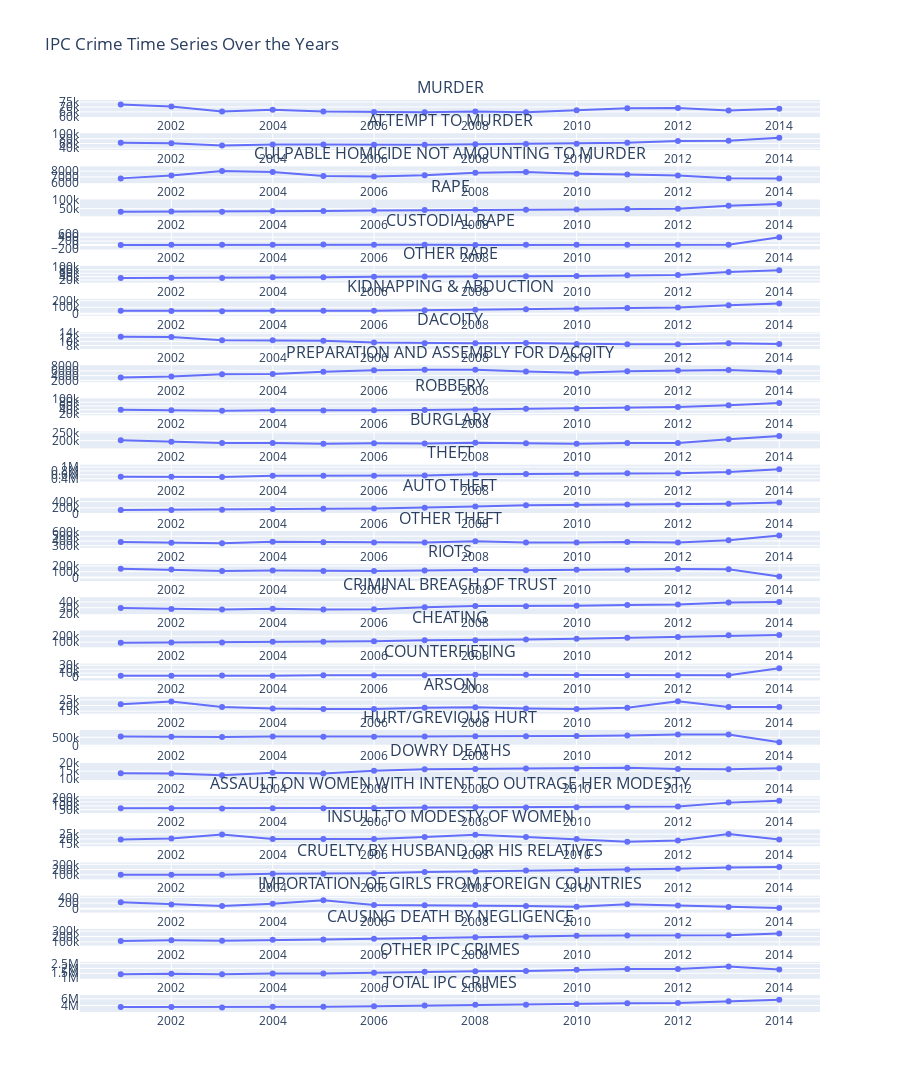

Source (notebook cell):
### Markdown cell above
## Time series analysis of all crimes

### Code cell
crime_features_ipc = dis_w_cr_co_IPC.columns.drop(['STATE/UT', 'DISTRICT', 'YEAR',])

# Create subplots with shared x-axis
fig = make_subplots(rows=len(crime_features_ipc), cols=1, subplot_titles=crime_features_ipc, shared_xaxes=False)

# Populate subplots with line charts for each feature
for i, feature in enumerate(crime_features_ipc):
    crime_by_year = dis_w_cr_co_IPC.groupby("YEAR")[feature].sum().reset_index()
    trace = px.line(crime_by_year, x='YEAR', y=feature, markers=True, line_shape='linear', title=f'{feature} Over the Years')
    fig.add_trace(trace['data'][0], row=i+1, col=1)

# Update layout
fig.update_layout(height=len(crime_features_ipc) * 300, title_text="IPC Crime Time Series Over the Years")

# Show the plot
fig.show()

### Figure 1 — Plotly figure (JSON) as saved in the notebook; plotly's stock layout.template omitted (floating-point values rounded to 4 significant figures)
{"data": [{"hovertemplate": "YEAR=%{x}<br>MURDER=%{y}<extra></extra>", "legendgroup": "", "line": {"color": "#636efa", "dash": "solid", "shape": "linear"}, "marker": {"symbol": "circle"}, "mode": "lines+markers", "name": "", "orientation": "v", "showlegend": false, "type": "scatter", "x": [2001, 2002, 2003, 2004, 2005, 2006, 2007, 2008, 2009, 2010, 2011, 2012, 2013, 2014], "xaxis": "x", "y": [72404, 70580, 65432, 67216, 65438, 64962, 64636, 65532, 64738, 66670, 68610, 68868, 66402, 68268], "yaxis": "y"}, {"hovertemplate": "YEAR=%{x}<br>ATTEMPT TO MURDER=%{y}<extra></extra>", "legendgroup": "", "line": {"color": "#636efa", "dash": "solid", "shape": "linear"}, "marker": {"symbol": "circle"}, "mode": "lines+markers", "name": "", "orientation": "v", "showlegend": false, "type": "scatter", "x": [2001, 2002, 2003, 2004, 2005, 2006, 2007, 2008, 2009, 2010, 2011, 2012, 2013, 2014], "xaxis": "x2", "y": [63046, 60760, 51884, 55780, 56062, 54460, 54802, 57196, 58076, 58842, 62770, 70276, 70834, 83796], "yaxis": "y2"}, {"hovertemplate": "YEAR=%{x}<br>CULPABLE HOMICIDE NOT AMOUNTING TO MURDER=%{y}<extra></extra>", "legendgroup": "", "line": {"color": "#636efa", "dash": "solid", "shape": "linear"}, "marker": {"symbol": "circle"}, "mode": "lines+markers", "name": "", "orientation": "v", "showlegend": false, "type": "scatter", "x": [2001, 2002, 2003, 2004, 2005, 2006, 2007, 2008, 2009, 2010, 2011, 2012, 2013, 2014], "xaxis": "x3", "y": [6734, 7248, 8058, 7870, 7156, 7070, 7288, 7726, 7860, 7564, 7414, 7240, 6760, 6698], "yaxis": "y3"}, {"hovertemplate": "YEAR=%{x}<br>RAPE=%{y}<extra></extra>", "legendgroup": "", "line": {"color": "#636efa", "dash": "solid", "shape": "linear"}, "marker": {"symbol": "circle"}, "mode": "lines+markers", "name": "", "orientation": "v", "showlegend": false, "type": "scatter", "x": [2001, 2002, 2003, 2004, 2005, 2006, 2007, 2008, 2009, 2010, 2011, 2012, 2013, 2014], "xaxis": "x4", "y": [32150, 32746, 31694, 36466, 36718, 38696, 41474, 42934, 42794, 44344, 48412, 49846, 67414, 77356], "yaxis": "y4"}, {"hovertemplate": "YEAR=%{x}<br>CUSTODIAL RAPE=%{y}<extra></extra>", "legendgroup": "", "line": {"color": "#636efa", "dash": "solid", "shape": "linear"}, "marker": {"symbol": "circle"}, "mode": "lines+markers", "name": "", "orientation": "v", "showlegend": false, "type": "scatter", "x": [2001, 2002, 2003, 2004, 2005, 2006, 2007, 2008, 2009, 2010, 2011, 2012, 2013, 2014], "xaxis": "x5", "y": [0, 6, 2, 4, 14, 4, 2, 0, 4, 12, 2, 2, 2, 398], "yaxis": "y5"}, {"hovertemplate": "YEAR=%{x}<br>OTHER RAPE=%{y}<extra></extra>", "legendgroup": "", "line": {"color": "#636efa", "dash": "solid", "shape": "linear"}, "marker": {"symbol": "circle"}, "mode": "lines+markers", "name": "", "orientation": "v", "showlegend": false, "type": "scatter", "x": [2001, 2002, 2003, 2004, 2005, 2006, 2007, 2008, 2009, 2010, 2011, 2012, 2013, 2014], "xaxis": "x6", "y": [32150, 32740, 31692, 36462, 36704, 38692, 41472, 42934, 42790, 44332, 48410, 49844, 67412, 76958], "yaxis": "y6"}, {"hovertemplate": "YEAR=%{x}<br>KIDNAPPING & ABDUCTION=%{y}<extra></extra>", "legendgroup": "", "line": {"color": "#636efa", "dash": "solid", "shape": "linear"}, "marker": {"symbol": "circle"}, "mode": "lines+markers", "name": "", "orientation": "v", "showlegend": false, "type": "scatter", "x": [2001, 2002, 2003, 2004, 2005, 2006, 2007, 2008, 2009, 2010, 2011, 2012, 2013, 2014], "xaxis": "x7", "y": [44974, 43700, 39984, 46654, 45664, 47982, 55122, 60522, 67720, 76880, 89328, 95184, 130922, 156824], "yaxis": "y7"}, {"hovertemplate": "YEAR=%{x}<br>DACOITY=%{y}<extra></extra>", "legendgroup": "", "line": {"color": "#636efa", "dash": "solid", "shape": "linear"}, "marker": {"symbol": "circle"}, "mode": "lines+markers", "name": "", "orientation": "v", "showlegend": false, "type": "scatter", "x": [2001, 2002, 2003, 2004, 2005, 2006, 2007, 2008, 2009, 2010, 2011, 2012, 2013, 2014], "xaxis": "x8", "y": [12308, 12202, 10606, 10622, 10282, 9494, 9158, 9060, 9172, 8716, 8570, 8628, 9078, 8798], "yaxis": "y8"}, {"hovertemplate": "YEAR=%{x}<br>PREPARATION AND ASSEMBLY FOR DACOITY=%{y}<extra></extra>", "legendgroup": "", "line": {"color": "#636efa", "dash": "solid", "shape": "linear"}, "marker": {"symbol": "circle"}, "mode": "lines+markers", "name": "", "orientation": "v", "showlegend": false, "type": "scatter", "x": [2001, 2002, 2003, 2004, 2005, 2006, 2007, 2008, 2009, 2010, 2011, 2012, 2013, 2014], "xaxis": "x9", "y": [3228, 3682, 4604, 4680, 5668, 6258, 6410, 6434, 5700, 5230, 5790, 6198, 6318, 5670], "yaxis": "y9"}, {"hovertemplate": "YEAR=%{x}<br>ROBBERY=%{y}<extra></extra>", "legendgroup": "", "line": {"color": "#636efa", "dash": "solid", "shape": "linear"}, "marker": {"symbol": "circle"}, "mode": "lines+markers", "name": "", "orientation": "v", "showlegend": false, "type": "scatter", "x": [2001, 2002, 2003, 2004, 2005, 2006, 2007, 2008, 2009, 2010, 2011, 2012, 2013, 2014], "xaxis": "x10", "y": [39802, 37528, 35024, 36916, 35346, 36912, 38272, 41044, 44818, 46786, 49400, 54686, 63854, 76180], "yaxis": "y10"}, {"hovertemplate": "YEAR=%{x}<br>BURGLARY=%{y}<extra></extra>", "legendgroup": "", "line": {"color": "#636efa", "dash": "solid", "shape": "linear"}, "marker": {"symbol": "circle"}, "mode": "lines+markers", "name": "", "orientation": "v", "showlegend": false, "type": "scatter", "x": [2001, 2002, 2003, 2004, 2005, 2006, 2007, 2008, 2009, 2010, 2011, 2012, 2013, 2014], "xaxis": "x11", "y": [202364, 192922, 185654, 184980, 180216, 183332, 182436, 187484, 184140, 180358, 185008, 185784, 208802, 229334], "yaxis": "y11"}, {"hovertemplate": "YEAR=%{x}<br>THEFT=%{y}<extra></extra>", "legendgroup": "", "line": {"color": "#636efa", "dash": "solid", "shape": "linear"}, "marker": {"symbol": "circle"}, "mode": "lines+markers", "name": "", "orientation": "v", "showlegend": false, "type": "scatter", "x": [2001, 2002, 2003, 2004, 2005, 2006, 2007, 2008, 2009, 2010, 2011, 2012, 2013, 2014], "xaxis": "x12", "y": [505606, 494924, 490474, 546090, 546222, 548708, 570086, 633522, 648390, 660624, 681600, 674814, 745244, 884928], "yaxis": "y12"}, {"hovertemplate": "YEAR=%{x}<br>AUTO THEFT=%{y}<extra></extra>", "legendgroup": "", "line": {"color": "#636efa", "dash": "solid", "shape": "linear"}, "marker": {"symbol": "circle"}, "mode": "lines+markers", "name": "", "orientation": "v", "showlegend": false, "type": "scatter", "x": [2001, 2002, 2003, 2004, 2005, 2006, 2007, 2008, 2009, 2010, 2011, 2012, 2013, 2014], "xaxis": "x13", "y": [127426, 133336, 138614, 161364, 171418, 181902, 200510, 240064, 280054, 294950, 302400, 308702, 331380, 372070], "yaxis": "y13"}, {"hovertemplate": "YEAR=%{x}<br>OTHER THEFT=%{y}<extra></extra>", "legendgroup": "", "line": {"color": "#636efa", "dash": "solid", "shape": "linear"}, "marker": {"symbol": "circle"}, "mode": "lines+markers", "name": "", "orientation": "v", "showlegend": false, "type": "scatter", "x": [2001, 2002, 2003, 2004, 2005, 2006, 2007, 2008, 2009, 2010, 2011, 2012, 2013, 2014], "xaxis": "x14", "y": [378180, 361588, 351860, 384726, 374804, 366806, 369576, 393458, 368336, 365674, 379200, 366112, 413864, 512858], "yaxis": "y14"}, {"hovertemplate": "YEAR=%{x}<br>RIOTS=%{y}<extra></extra>", "legendgroup": "", "line": {"color": "#636efa", "dash": "solid", "shape": "linear"}, "marker": {"symbol": "circle"}, "mode": "lines+markers", "name": "", "orientation": "v", "showlegend": false, "type": "scatter", "x": [2001, 2002, 2003, 2004, 2005, 2006, 2007, 2008, 2009, 2010, 2011, 2012, 2013, 2014], "xaxis": "x15", "y": [152444, 137890, 114668, 119942, 112470, 113282, 119830, 132036, 125884, 135142, 137000, 149266, 144252, 19756], "yaxis": "y15"}, {"hovertemplate": "YEAR=%{x}<br>CRIMINAL BREACH OF TRUST=%{y}<extra></extra>", "legendgroup": "", "line": {"color": "#636efa", "dash": "solid", "shape": "linear"}, "marker": {"symbol": "circle"}, "mode": "lines+markers", "name": "", "orientation": "v", "showlegend": false, "type": "scatter", "x": [2001, 2002, 2003, 2004, 2005, 2006, 2007, 2008, 2009, 2010, 2011, 2012, 2013, 2014], "xaxis": "x16", "y": [29596, 28054, 26864, 28352, 27144, 27272, 31062, 32974, 32652, 33356, 34914, 35802, 39254, 40178], "yaxis": "y16"}, {"hovertemplate": "YEAR=%{x}<br>CHEATING=%{y}<extra></extra>", "legendgroup": "", "line": {"color": "#636efa", "dash": "solid", "shape": "linear"}, "marker": {"symbol": "circle"}, "mode": "lines+markers", "name": "", "orientation": "v", "showlegend": false, "type": "scatter", "x": [2001, 2002, 2003, 2004, 2005, 2006, 2007, 2008, 2009, 2010, 2011, 2012, 2013, 2014], "xaxis": "x17", "y": [89454, 92542, 94956, 103878, 107250, 116152, 130652, 133158, 145436, 157998, 175312, 188406, 214660, 219474], "yaxis": "y17"}, {"hovertemplate": "YEAR=%{x}<br>COUNTERFIETING=%{y}<extra></extra>", "legendgroup": "", "line": {"color": "#636efa", "dash": "solid", "shape": "linear"}, "marker": {"symbol": "circle"}, "mode": "lines+markers", "name": "", "orientation": "v", "showlegend": false, "type": "scatter", "x": [2001, 2002, 2003, 2004, 2005, 2006, 2007, 2008, 2009, 2010, 2011, 2012, 2013, 2014], "xaxis": "x18", "y": [3366, 3044, 4110, 3058, 4766, 4338, 4408, 5982, 5870, 5178, 4614, 4702, 4698, 22536], "yaxis": "y18"}, {"hovertemplate": "YEAR=%{x}<br>ARSON=%{y}<extra></extra>", "legendgroup": "", "line": {"color": "#636efa", "dash": "solid", "shape": "linear"}, "marker": {"symbol": "circle"}, "mode": "lines+markers", "name": "", "orientation": "v", "showlegend": false, "type": "scatter", "x": [2001, 2002, 2003, 2004, 2005, 2006, 2007, 2008, 2009, 2010, 2011, 2012, 2013, 2014], "xaxis": "x19", "y": [21068, 23640, 18730, 17274, 16902, 16960, 18048, 18498, 17472, 17016, 18128, 23672, 18714, 18598], "yaxis": "y19"}, {"hovertemplate": "YEAR=%{x}<br>HURT/GREVIOUS HURT=%{y}<extra></extra>", "legendgroup": "", "line": {"color": "#636efa", "dash": "solid", "shape": "linear"}, "marker": {"symbol": "circle"}, "mode": "lines+markers", "name": "", "orientation": "v", "showlegend": false, "type": "scatter", "x": [2001, 2002, 2003, 2004, 2005, 2006, 2007, 2008, 2009, 2010, 2011, 2012, 2013, 2014], "xaxis": "x20", "y": [542974, 530050, 522888, 553736, 541722, 529496, 546134, 569938, 558428, 578044, 605694, 664648, 669338, 211120], "yaxis": "y20"}, {"hovertemplate": "YEAR=%{x}<br>DOWRY DEATHS=%{y}<extra></extra>", "legendgroup": "", "line": {"color": "#636efa", "dash": "solid", "shape": "linear"}, "marker": {"symbol": "circle"}, "mode": "lines+markers", "name": "", "orientation": "v", "showlegend": false, "type": "scatter", "x": [2001, 2002, 2003, 2004, 2005, 2006, 2007, 2008, 2009, 2010, 2011, 2012, 2013, 2014], "xaxis": "x21", "y": [13702, 13644, 12416, 14052, 13574, 15236, 16186, 16344, 16766, 16782, 17236, 16466, 16166, 16916], "yaxis": "y21"}, {"hovertemplate": "YEAR=%{x}<br>ASSAULT ON WOMEN WITH INTENT TO OUTRAGE HER MODESTY=%{y}<extra></extra>", "legendgroup": "", "line": {"color": "#636efa", "dash": "solid", "shape": "linear"}, "marker": {"symbol": "circle"}, "mode": "lines+markers", "name": "", "orientation": "v", "showlegend": false, "type": "scatter", "x": [2001, 2002, 2003, 2004, 2005, 2006, 2007, 2008, 2009, 2010, 2011, 2012, 2013, 2014], "xaxis": "x22", "y": [68248, 67886, 65878, 69134, 68350, 73234, 77468, 80826, 77422, 81226, 85936, 90702, 141478, 164822], "yaxis": "y22"}, {"hovertemplate": "YEAR=%{x}<br>INSULT TO MODESTY OF WOMEN=%{y}<extra></extra>", "legendgroup": "", "line": {"color": "#636efa", "dash": "solid", "shape": "linear"}, "marker": {"symbol": "circle"}, "mode": "lines+markers", "name": "", "orientation": "v", "showlegend": false, "type": "scatter", "x": [2001, 2002, 2003, 2004, 2005, 2006, 2007, 2008, 2009, 2010, 2011, 2012, 2013, 2014], "xaxis": "x23", "y": [19492, 20310, 24650, 20002, 19968, 19932, 21900, 24428, 22018, 19922, 17140, 18346, 25178, 19476], "yaxis": "y23"}, {"hovertemplate": "YEAR=%{x}<br>CRUELTY BY HUSBAND OR HIS RELATIVES=%{y}<extra></extra>", "legendgroup": "", "line": {"color": "#636efa", "dash": "solid", "shape": "linear"}, "marker": {"symbol": "circle"}, "mode": "lines+markers", "name": "", "orientation": "v", "showlegend": false, "type": "scatter", "x": [2001, 2002, 2003, 2004, 2005, 2006, 2007, 2008, 2009, 2010, 2011, 2012, 2013, 2014], "xaxis": "x24", "y": [98340, 98474, 101406, 116242, 116638, 126256, 151860, 162688, 179092, 188082, 198270, 213054, 237732, 246326], "yaxis": "y24"}, {"hovertemplate": "YEAR=%{x}<br>IMPORTATION OF GIRLS FROM FOREIGN COUNTRIES=%{y}<extra></extra>", "legendgroup": "", "line": {"color": "#636efa", "dash": "solid", "shape": "linear"}, "marker": {"symbol": "circle"}, "mode": "lines+markers", "name": "", "orientation": "v", "showlegend": false, "type": "scatter", "x": [2001, 2002, 2003, 2004, 2005, 2006, 2007, 2008, 2009, 2010, 2011, 2012, 2013, 2014], "xaxis": "x25", "y": [228, 152, 92, 178, 298, 134, 122, 134, 96, 72, 160, 118, 62, 28], "yaxis": "y25"}, {"hovertemplate": "YEAR=%{x}<br>CAUSING DEATH BY NEGLIGENCE=%{y}<extra></extra>", "legendgroup": "", "line": {"color": "#636efa", "dash": "solid", "shape": "linear"}, "marker": {"symbol": "circle"}, "mode": "lines+markers", "name": "", "orientation": "v", "showlegend": false, "type": "scatter", "x": [2001, 2002, 2003, 2004, 2005, 2006, 2007, 2008, 2009, 2010, 2011, 2012, 2013, 2014], "xaxis": "x26", "y": [114364, 128088, 121344, 138846, 143396, 157026, 173580, 184372, 197064, 212686, 217780, 215182, 223034, 257674], "yaxis": "y26"}, {"hovertemplate": "YEAR=%{x}<br>OTHER IPC CRIMES=%{y}<extra></extra>", "legendgroup": "", "line": {"color": "#636efa", "dash": "solid", "shape": "linear"}, "marker": {"symbol": "circle"}, "mode": "lines+markers", "name": "", "orientation": "v", "showlegend": false, "type": "scatter", "x": [2001, 2002, 2003, 2004, 2005, 2006, 2007, 2008, 2009, 2010, 2011, 2012, 2013, 2014], "xaxis": "x27", "y": [1402724, 1460594, 1400824, 1482052, 1483954, 1559394, 1658412, 1713926, 1731082, 1848144, 1932064, 1932488, 2185250, 1888210], "yaxis": "y27"}, {"hovertemplate": "YEAR=%{x}<br>TOTAL IPC CRIMES=%{y}<extra></extra>", "legendgroup": "", "line": {"color": "#636efa", "dash": "solid", "shape": "linear"}, "marker": {"symbol": "circle"}, "mode": "lines+markers", "name": "", "orientation": "v", "showlegend": false, "type": "scatter", "x": [2001, 2002, 2003, 2004, 2005, 2006, 2007, 2008, 2009, 2010, 2011, 2012, 2013, 2014], "xaxis": "x28", "y": [3538616, 3560660, 3432240, 3664020, 3645204, 3756586, 3979346, 4186758, 4242690, 4449662, 4651150, 4774376, 5295444, 5717878], "yaxis": "y28"}], "layout": {"annotations": [{"font": {"size": 16}, "showarrow": false, "text": "MURDER", "x": 0.5, "xanchor": "center", "xref": "paper", "y": 1, "yanchor": "bottom", "yref": "paper"}, {"font": {"size": 16}, "showarrow": false, "text": "ATTEMPT TO MURDER", "x": 0.5, "xanchor": "center", "xref": "paper", "y": 0.9636, "yanchor": "bottom", "yref": "paper"}, {"font": {"size": 16}, "showarrow": false, "text": "CULPABLE HOMICIDE NOT AMOUNTING TO MURDER", "x": 0.5, "xanchor": "center", "xref": "paper", "y": 0.9273, "yanchor": "bottom", "yref": "paper"}, {"font": {"size": 16}, "showarrow": false, "text": "RAPE", "x": 0.5, "xanchor": "center", "xref": "paper", "y": 0.8909, "yanchor": "bottom", "yref": "paper"}, {"font": {"size": 16}, "showarrow": false, "text": "CUSTODIAL RAPE", "x": 0.5, "xanchor": "center", "xref": "paper", "y": 0.8546, "yanchor": "bottom", "yref": "paper"}, {"font": {"size": 16}, "showarrow": false, "text": "OTHER RAPE", "x": 0.5, "xanchor": "center", "xref": "paper", "y": 0.8182, "yanchor": "bottom", "yref": "paper"}, {"font": {"size": 16}, "showarrow": false, "text": "KIDNAPPING & ABDUCTION", "x": 0.5, "xanchor": "center", "xref": "paper", "y": 0.7819, "yanchor": "bottom", "yref": "paper"}, {"font": {"size": 16}, "showarrow": false, "text": "DACOITY", "x": 0.5, "xanchor": "center", "xref": "paper", "y": 0.7455, "yanchor": "bottom", "yref": "paper"}, {"font": {"size": 16}, "showarrow": false, "text": "PREPARATION AND ASSEMBLY FOR DACOITY", "x": 0.5, "xanchor": "center", "xref": "paper", "y": 0.7092, "yanchor": "bottom", "yref": "paper"}, {"font": {"size": 16}, "showarrow": false, "text": "ROBBERY", "x": 0.5, "xanchor": "center", "xref": "paper", "y": 0.6728, "yanchor": "bottom", "yref": "paper"}, {"font": {"size": 16}, "showarrow": false, "text": "BURGLARY", "x": 0.5, "xanchor": "center", "xref": "paper", "y": 0.6365, "yanchor": "bottom", "yref": "paper"}, {"font": {"size": 16}, "showarrow": false, "text": "THEFT", "x": 0.5, "xanchor": "center", "xref": "paper", "y": 0.6001, "yanchor": "bottom", "yref": "paper"}, {"font": {"size": 16}, "showarrow": false, "text": "AUTO THEFT", "x": 0.5, "xanchor": "center", "xref": "paper", "y": 0.5638, "yanchor": "bottom", "yref": "paper"}, {"font": {"size": 16}, "showarrow": false, "text": "OTHER THEFT", "x": 0.5, "xanchor": "center", "xref": "paper", "y": 0.5274, "yanchor": "bottom", "yref": "paper"}, {"font": {"size": 16}, "showarrow": false, "text": "RIOTS", "x": 0.5, "xanchor": "center", "xref": "paper", "y": 0.4911, "yanchor": "bottom", "yref": "paper"}, {"font": {"size": 16}, "showarrow": false, "text": "CRIMINAL BREACH OF TRUST", "x": 0.5, "xanchor": "center", "xref": "paper", "y": 0.4547, "yanchor": "bottom", "yref": "paper"}, {"font": {"size": 16}, "showarrow": false, "text": "CHEATING", "x": 0.5, "xanchor": "center", "xref": "paper", "y": 0.4184, "yanchor": "bottom", "yref": "paper"}, {"font": {"size": 16}, "showarrow": false, "text": "COUNTERFIETING", "x": 0.5, "xanchor": "center", "xref": "paper", "y": 0.382, "yanchor": "bottom", "yref": "paper"}, {"font": {"size": 16}, "showarrow": false, "text": "ARSON", "x": 0.5, "xanchor": "center", "xref": "paper", "y": 0.3457, "yanchor": "bottom", "yref": "paper"}, {"font": {"size": 16}, "showarrow": false, "text": "HURT/GREVIOUS HURT", "x": 0.5, "xanchor": "center", "xref": "paper", "y": 0.3093, "yanchor": "bottom", "yref": "paper"}, {"font": {"size": 16}, "showarrow": false, "text": "DOWRY DEATHS", "x": 0.5, "xanchor": "center", "xref": "paper", "y": 0.273, "yanchor": "bottom", "yref": "paper"}, {"font": {"size": 16}, "showarrow": false, "text": "ASSAULT ON WOMEN WITH INTENT TO OUTRAGE HER MODESTY", "x": 0.5, "xanchor": "center", "xref": "paper", "y": 0.2366, "yanchor": "bottom", "yref": "paper"}, {"font": {"size": 16}, "showarrow": false, "text": "INSULT TO MODESTY OF WOMEN", "x": 0.5, "xanchor": "center", "xref": "paper", "y": 0.2003, "yanchor": "bottom", "yref": "paper"}, {"font": {"size": 16}, "showarrow": false, "text": "CRUELTY BY HUSBAND OR HIS RELATIVES", "x": 0.5, "xanchor": "center", "xref": "paper", "y": 0.1639, "yanchor": "bottom", "yref": "paper"}, {"font": {"size": 16}, "showarrow": false, "text": "IMPORTATION OF GIRLS FROM FOREIGN COUNTRIES", "x": 0.5, "xanchor": "center", "xref": "paper", "y": 0.1276, "yanchor": "bottom", "yref": "paper"}, {"font": {"size": 16}, "showarrow": false, "text": "CAUSING DEATH BY NEGLIGENCE", "x": 0.5, "xanchor": "center", "xref": "paper", "y": 0.0912, "yanchor": "bottom", "yref": "paper"}, {"font": {"size": 16}, "showarrow": false, "text": "OTHER IPC CRIMES", "x": 0.5, "xanchor": "center", "xref": "paper", "y": 0.05485, "yanchor": "bottom", "yref": "paper"}, {"font": {"size": 16}, "showarrow": false, "text": "TOTAL IPC CRIMES", "x": 0.5, "xanchor": "center", "xref": "paper", "y": 0.01849, "yanchor": "bottom", "yref": "paper"}], "height": 8400, "title": {"text": "IPC Crime Time Series Over the Years"}, "xaxis": {"anchor": "y", "domain": [0, 1]}, "xaxis10": {"anchor": "y10", "domain": [0, 1]}, "xaxis11": {"anchor": "y11", "domain": [0, 1]}, "xaxis12": {"anchor": "y12", "domain": [0, 1]}, "xaxis13": {"anchor": "y13", "domain": [0, 1]}, "xaxis14": {"anchor": "y14", "domain": [0, 1]}, "xaxis15": {"anchor": "y15", "domain": [0, 1]}, "xaxis16": {"anchor": "y16", "domain": [0, 1]}, "xaxis17": {"anchor": "y17", "domain": [0, 1]}, "xaxis18": {"anchor": "y18", "domain": [0, 1]}, "xaxis19": {"anchor": "y19", "domain": [0, 1]}, "xaxis2": {"anchor": "y2", "domain": [0, 1]}, "xaxis20": {"anchor": "y20", "domain": [0, 1]}, "xaxis21": {"anchor": "y21", "domain": [0, 1]}, "xaxis22": {"anchor": "y22", "domain": [0, 1]}, "xaxis23": {"anchor": "y23", "domain": [0, 1]}, "xaxis24": {"anchor": "y24", "domain": [0, 1]}, "xaxis25": {"anchor": "y25", "domain": [0, 1]}, "xaxis26": {"anchor": "y26", "domain": [0, 1]}, "xaxis27": {"anchor": "y27", "domain": [0, 1]}, "xaxis28": {"anchor": "y28", "domain": [0, 1]}, "xaxis3": {"anchor": "y3", "domain": [0, 1]}, "xaxis4": {"anchor": "y4", "domain": [0, 1]}, "xaxis5": {"anchor": "y5", "domain": [0, 1]}, "xaxis6": {"anchor": "y6", "domain": [0, 1]}, "xaxis7": {"anchor": "y7", "domain": [0, 1]}, "xaxis8": {"anchor": "y8", "domain": [0, 1]}, "xaxis9": {"anchor": "y9", "domain": [0, 1]}, "yaxis": {"anchor": "x", "domain": [0.9815, 1]}, "yaxis10": {"anchor": "x10", "domain": [0.6543, 0.6728]}, "yaxis11": {"anchor": "x11", "domain": [0.618, 0.6365]}, "yaxis12": {"anchor": "x12", "domain": [0.5816, 0.6001]}, "yaxis13": {"anchor": "x13", "domain": [0.5453, 0.5638]}, "yaxis14": {"anchor": "x14", "domain": [0.5089, 0.5274]}, "yaxis15": {"anchor": "x15", "domain": [0.4726, 0.4911]}, "yaxis16": {"anchor": "x16", "domain": [0.4362, 0.4547]}, "yaxis17": {"anchor": "x17", "domain": [0.3999, 0.4184]}, "yaxis18": {"anchor": "x18", "domain": [0.3635, 0.382]}, "yaxis19": {"anchor": "x19", "domain": [0.3272, 0.3457]}, "yaxis2": {"anchor": "x2", "domain": [0.9452, 0.9636]}, "yaxis20": {"anchor": "x20", "domain": [0.2908, 0.3093]}, "yaxis21": {"anchor": "x21", "domain": [0.2545, 0.273]}, "yaxis22": {"anchor": "x22", "domain": [0.2181, 0.2366]}, "yaxis23": {"anchor": "x23", "domain": [0.1818, 0.2003]}, "yaxis24": {"anchor": "x24", "domain": [0.1454, 0.1639]}, "yaxis25": {"anchor": "x25", "domain": [0.1091, 0.1276]}, "yaxis26": {"anchor": "x26", "domain": [0.0727, 0.0912]}, "yaxis27": {"anchor": "x27", "domain": [0.03635, 0.05485]}, "yaxis28": {"anchor": "x28", "domain": [0, 0.01849]}, "yaxis3": {"anchor": "x3", "domain": [0.9088, 0.9273]}, "yaxis4": {"anchor": "x4", "domain": [0.8724, 0.8909]}, "yaxis5": {"anchor": "x5", "domain": [0.8361, 0.8546]}, "yaxis6": {"anchor": "x6", "domain": [0.7997, 0.8182]}, "yaxis7": {"anchor": "x7", "domain": [0.7634, 0.7819]}, "yaxis8": {"anchor": "x8", "domain": [0.727, 0.7455]}, "yaxis9": {"anchor": "x9", "domain": [0.6907, 0.7092]}}}
